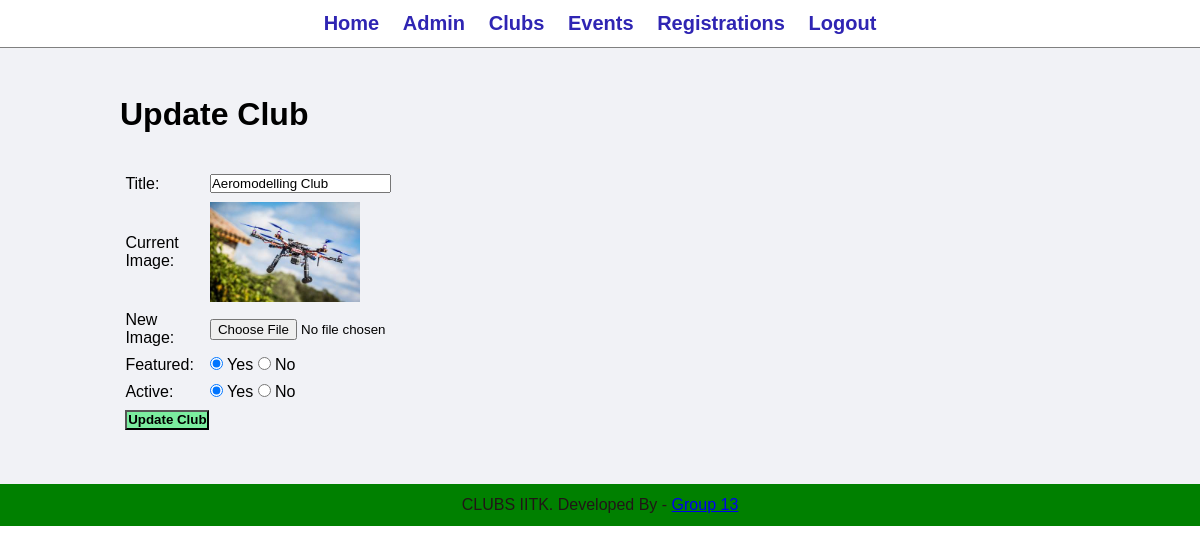
The page /admin/update-club.php?id=21 (signed in) on the database as committed earlier.
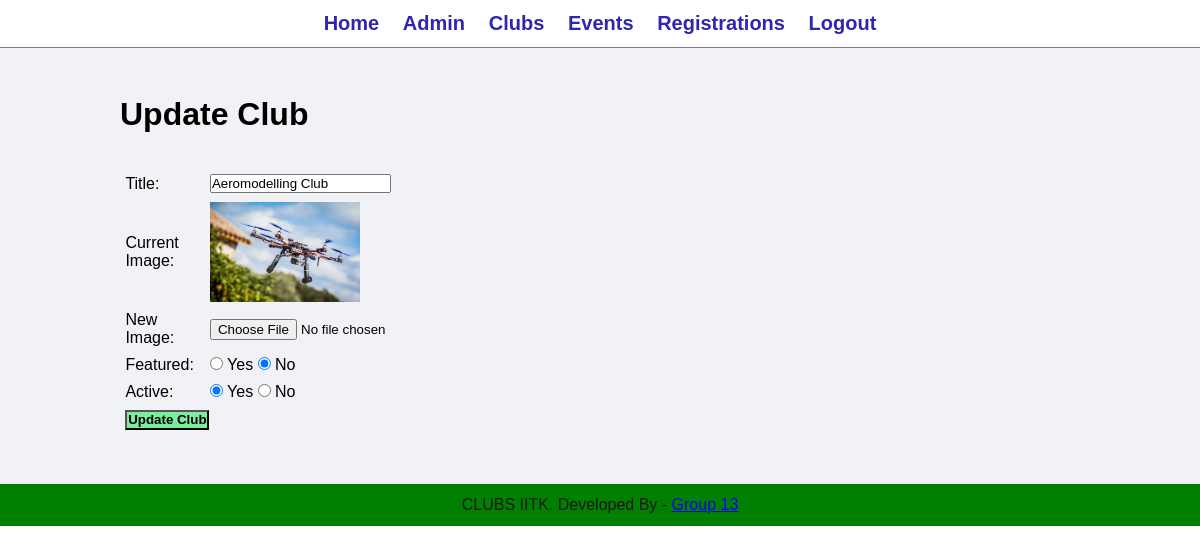
The same page on the database as committed later.
### tables this page shows
CREATE TABLE `tbl_clubs` (
  `id` int(10) UNSIGNED NOT NULL,
  `title` varchar(100) NOT NULL,
  `image_name` varchar(255) NOT NULL,
  `featured` varchar(10) NOT NULL,
  `active` varchar(10) NOT NULL
);

### admin/update-club.php (the view, shortened to what this page needs)
<?php include('partials/menu.php'); ?>
<div class="main-content">
    <div class="wrapper">
        <h1>Update Club</h1>
        <br><br>
        <?php
            if(isset($_GET['id']))
            {
                $id = $_GET['id'];
                $sql = "SELECT * FROM tbl_clubs WHERE id=$id";
                $res = mysqli_query($conn, $sql);
                $count = mysqli_num_rows($res);
                if($count==1)
                {
                    $row = mysqli_fetch_assoc($res);
                    $title = $row['title'];
                    $current_image = $row['image_name'];
                    $featured = $row['featured'];
                    $active = $row['active'];
                }
                else
                {
                    $_SESSION['no-club-found'] = "<div class='error'>clubs not Found.</div>";
                    header('location:'.SITEURL.'admin/manage-club.php');
                }
            }
            else
            {
                header('location:'.SITEURL.'admin/manage-club.php');
            }
        ?>
        <form action="" method="POST" enctype="multipart/form-data">
            <table class="tbl-30">
                <tr>
                    <td>Title: </td>
                    <td>
                        <input type="text" name="title" value="<?php echo $title; ?>">
                    </td>
                </tr>
                <tr>
                    <td>Current Image: </td>
                    <td>
                        <?php
                            if($current_image != "")
                            {
                                ?>
                                <img src="<?php echo SITEURL; ?>images/clubs/<?php echo $current_image; ?>" width="150px">
                                <?php
                            }
                            else
                            {
                                echo "<div class='error'>Image Not Added.</div>";
                            }
                        ?>
                    </td>
                </tr>
                <tr>
                    <td>New Image: </td>
                    <td>
                        <input type="file" name="image">
                    </td>
                </tr>
                <tr>
                    <td>Featured: </td>
                    <td>
                        <input <?php if($featured=="Yes"){echo "checked";} ?> type="radio" name="featured" value="Yes"> Yes
                        <input <?php if($featured=="No"){echo "checked";} ?> type="radio" name="featured" value="No"> No
                    </td>
                </tr>
                <tr>
                    <td>Active: </td>
                    <td>
                        <input <?php if($active=="Yes"){echo "checked";} ?> type="radio" name="active" value="Yes"> Yes
                        <input <?php if($active=="No"){echo "checked";} ?> type="radio" name="active" value="No"> No
                    </td>
                </tr>
                <tr>
                    <td>
                        <input type="submit" name="submit" value="Update Club" class="btn-secondary">
                    </td>
                </tr>
            </table>
        </form>
    </div>
</div>
<?php include('partials/footer.php'); ?>

Rows that differ between the two databases and show on the page:
changed tbl_clubs "Aeromodelling Club": featured "☑" → "☐"; featured "☐" → "☑"
